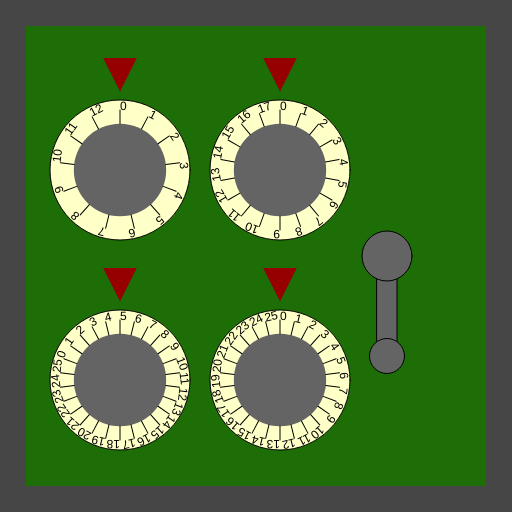
Frame 1 (no input)
Frame 60 (no input): identical to frame 1, image omitted
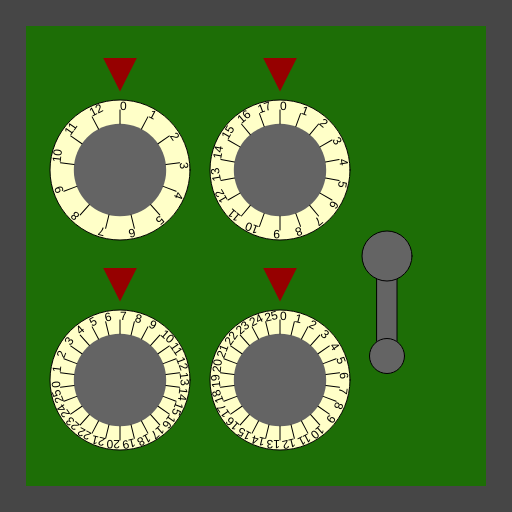
Frame 120 (the mouse pressed at the canvas centre since frame 60)

The p5.js sketch that drew these frames (run headless with seeded random() and noise() and a simulated clock; from frame 60 on, the mouse is pressed at the canvas centre):

// p5.js sketch
// ── sketch.js
/*

Officer: 2816450
CaseNum: 303-2-80391635-2816450

Case 303 - The Case of the Crooked Attorney
Stage 3 - The Gates Bank

I’ve made an appointment for you at the Gates Bank to retrieve your safe deposit box from the vault.
Actually you will break into Torvalds’ one.

Crack the safe by doing the following:

	When the mouse button is released:
	- Make crypticLockerCombA equal to the value of mouseX
	- Use the 'constrain' function to prevent crypticLockerCombA from falling below 1 and going above 10

	Whilst the mouse is moving:
	- Increment crypticLockerCombB by 2
	- Use the 'constrain' function to prevent crypticLockerCombB from falling below 5 and going above 19

	When the mouse button is released:
	- Make crypticLockerCombC equal to the value of mouseX
	- Use the 'max' function to prevent crypticLockerCombC from falling below 3

	When any key is pressed:
	- Decrement crypticLockerCombD by 1
	- Use the 'max' function to prevent crypticLockerCombD from falling below 4

	When the mouse button is released:
	- Make crypticLockerCombE equal to the value of mouseY
	- Use the 'min' function to prevent crypticLockerCombE from going above 70



This time you'll need to create the relevant event handlers yourself.

There are many possible ways of investigating this case, but you
should use ONLY the following commands:

	- The assignment operator aka. the equals sign !
	- mouseX, mouseY
	- Incrementing +=
	- Decrementing -=
	- min, max
	- constrain

*/

//declare the variables

var crypticLockerCombA;
var crypticLockerCombB;
var crypticLockerCombC;
var crypticLockerCombD;
var crypticLockerCombE;


function preload()
{
	//IMAGES WILL BE LOADED HERE

}

function setup()
{
	createCanvas(512,512);

	//initialise the variables
	crypticLockerCombA = 0;
	crypticLockerCombB = 0;
	crypticLockerCombC = 0;
	crypticLockerCombD = 0;
	crypticLockerCombE = 0;

}

///////////////////EVENT HANDLERS///////////////////

//Create event handlers here to open the safe ...
// - Make crypticLockerCombA equal to the value of mouseX
// 	- Use the 'constrain' function to prevent crypticLockerCombA from falling below 1 and going above 10

// 	Whilst the mouse is moving:
// 	- Increment crypticLockerCombB by 2
// 	- Use the 'constrain' function to prevent crypticLockerCombB from falling below 5 and going above 19

// 	When the mouse button is released:
// 	- Make crypticLockerCombC equal to the value of mouseX
// 	- Use the 'max' function to prevent crypticLockerCombC from falling below 3

// 	When any key is pressed:
// 	- Decrement crypticLockerCombD by 1
// 	- Use the 'max' function to prevent crypticLockerCombD from falling below 4

// 	When the mouse button is released:
// 	- Make crypticLockerCombE equal to the value of mouseY
// 	- Use the 'min' function to prevent crypticLockerCombE from going above 70




function mouseReleased()
{
	crypticLockerCombA = mouseX;
	crypticLockerCombA  = constrain(crypticLockerCombA, 1, 10);

	crypticLockerCombC = mouseX;
	crypticLockerCombC = max(crypticLockerCombC, 3)

	crypticLockerCombE = mouseY;
	crypticLockerCombE = min(crypticLockerCombE, 70);
}
function mouseMoved()
{
	crypticLockerCombB += 2;
	crypticLockerCombB = constrain(crypticLockerCombB, 5, 19);
}

function keyPressed()
{
	crypticLockerCombD -= 1;
	crypticLockerCombD = max(crypticLockerCombD, 4);
}
///////////////DO NOT CHANGE CODE BELOW THIS POINT///////////////////

function draw()
{

	//Draw the safe door
	background(70);
	noStroke();
	fill(29,110,6);
	rect(26,26,width-52,width-52);

	//Draw the combination dials
	push();
	translate(120,170);
	drawDial(140,crypticLockerCombA, 13);
	pop();

	push();
	translate(120,380);
	drawDial(140,crypticLockerCombB, 26);
	pop();

	push();
	translate(280,170);
	drawDial(140,crypticLockerCombC, 18);
	pop();

	push();
	translate(280,380);
	drawDial(140,crypticLockerCombD, 26);
	pop();

	//Draw the lever
	push();
	translate(width - 125,256);
	drawLever(crypticLockerCombE);
	pop();


}

function drawDial(diameter,num,maxNum)
{
	//the combination lock

	var r = diameter * 0.5;
	var p = r * 0.6;

	stroke(0);
	fill(255,255,200);
	ellipse(0,0,diameter,diameter);
	fill(100);
	noStroke();
	ellipse(0,0,diameter*0.66,diameter*0.66);
	fill(150,0,0);
	triangle(
		-p * 0.4,-r-p,
		p * 0.4,-r-p,
		0,-r-p/5
	);

	noStroke();

	push();
	var inc = 360/maxNum;

	rotate(radians(-num * inc));
	for(var i = 0; i < maxNum; i++)
	{
		push();
		rotate(radians(i * inc));
		stroke(0);
		line(0,-r*0.66,0,-(r-10));
		noStroke();
		fill(0);
		text(i,0,-(r-10));
		pop();
	}

	pop();
}

function drawLever(rot)
{
	push();
	rotate(radians(-rot))
	stroke(0);
	fill(100);
	rect(-10,0,20,100);
	ellipse(0,0,50,50);
	ellipse(0,100,35,35);
	pop();
}
